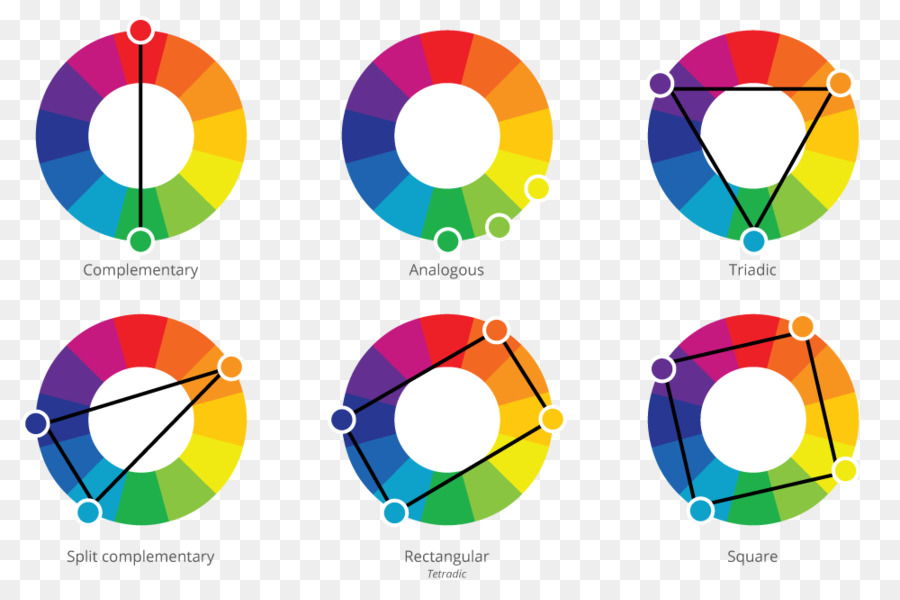
#> input picture client/src/components/ColorSchemer/color-scheme.jpg, 900 x 600 px
$ python -i chromatics_core.py   (imports and definitions only)   (older library calls are emulated)
#> lines starting #> are read from the running program, lines starting #| are printed output that depends on the picture; after the words box and inside, x2 and y2 are one past the last pixel; in counts of white or black regions, pixels touching at a corner belong together
""" chromatics_core.py
author: yg <gyang274@gmail.com>

python3.6.6, opencv4.0.0

- inputs:
  img: an image

- output:
  hslp: a set of hsl code and proportion ((h, s, l, p), ...)
"""

import cv2

import base64

import numpy as np

from urllib.request import urlopen

from sklearn.cluster import KMeans

# from matplotlib import pyplot as plt


# [16 lines left out: functions get_image_decode, get_image_b64_decode, not called in this run]


def get_image_nw_mask(image):
  """get image contour and mask out white background
  """
  maskMin = np.array([  0,   0,   0], dtype=np.uint8)
  maskMax = np.array([250, 250, 250], dtype=np.uint8)

  imageHSV = cv2.cvtColor(image, cv2.COLOR_BGR2HSV)
  mask = cv2.inRange(imageHSV, maskMin, maskMax)

  return mask


def get_image_nw_bounding_box(image):
  """get image bounding box via remove whit background
  """

  xx = np.shape(image)[1]
  yy = np.shape(image)[0]
  zz = 0
  ww = 0

  mask = get_image_nw_mask(image)

  _, contours, hierarchy = cv2.findContours(mask, cv2.RETR_EXTERNAL, cv2.CHAIN_APPROX_SIMPLE)

  for cnt in contours:
    x, y, w, h = cv2.boundingRect(cnt)
    xx = min(x, xx)
    yy = min(y, yy)
    zz = max(zz, x + w)
    ww = max(ww, y + h)

  return xx, yy, zz - xx, ww - yy


# [198 lines left out: functions get_image_histogram, get_image_ccodec_num_clusters_from_histogram_hsv, get_image_primary_ccodec_with_kmeans, get_image_primary_ccodec, not called in this run]


# [28 lines not run here, left out]

>>> import cv2
>>> picture = cv2.imread('../client/src/components/ColorSchemer/color-scheme.jpg')
#> picture is the input picture: shape (600, 900, 3); mean B, G, R 199.3, 208.8, 215.6
>>> result = get_image_nw_bounding_box(picture)
#> in get_image_nw_mask, `imageHSV = cv2.cvtColor(image, cv2.COLOR_BGR2HSV)`: imageHSV: shape (600, 900, 3); mean H, S, V 28.3, 62.3, 231.9
#> in get_image_nw_mask, `mask = cv2.inRange(imageHSV, maskMin, maskMax)`:
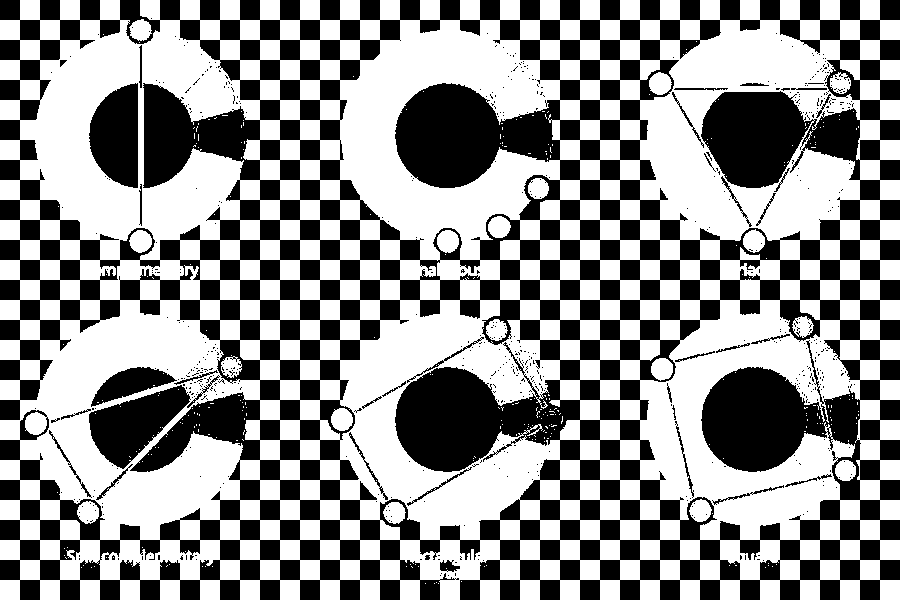
#> mask: shape (600, 900); 57.6% white; 645 black regions (608 under 20 px)
#> in get_image_nw_bounding_box, `_, contours, hierarchy = cv2.findContours(mask, cv2.RETR_EXTERNAL, cv2..`: contours = 8 contours, 6 with area under 20; largest, box (x1, y1, x2, y2) and area: (0, 0, 900, 600) 507254, (129, 19, 152, 41) 330
#> the loop in get_image_nw_bounding_box, `for cnt in contours:` made 8 passes
#> (x, y, w, h, xx, yy, zz, ww) on passes 1 to 8: (438, 583, 1, 1, 438, 583, 439, 584), (434, 583, 1, 1, 434, 583, 439, 584), (425, 583, 1, 1, 425, 583, 439, 584), (436, 582, 1, 1, 425, 582, 439, 584), (461, 581, 1, 1, 425, 581, 462, 584), (139, 42, 1, 1, 139, 42, 462, 584), (129, 19, 23, 22, 129, 19, 462, 584), (0, 0, 900, 600, 0, 0, 900, 600)
#> result = (0, 0, 900, 600)
